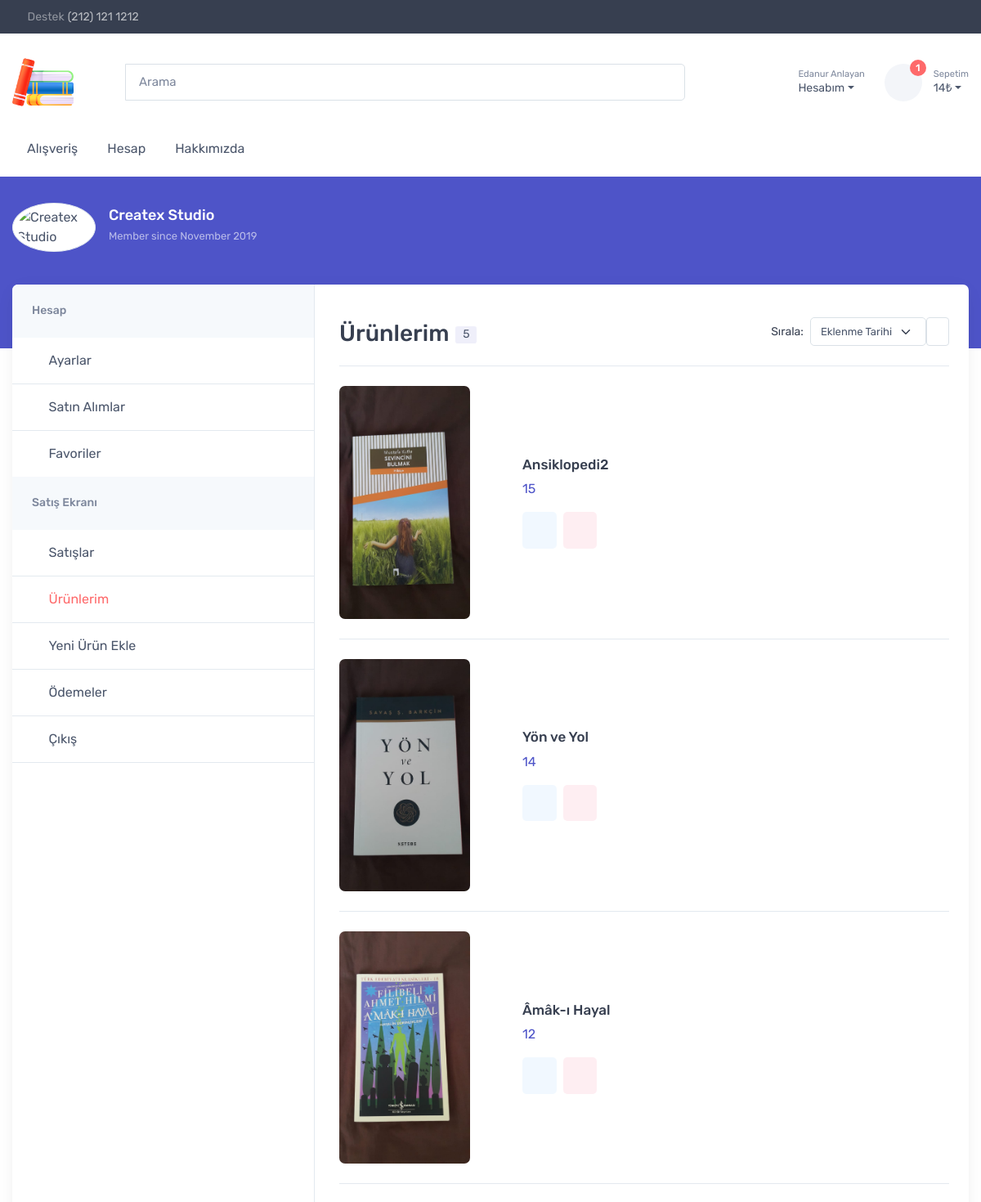
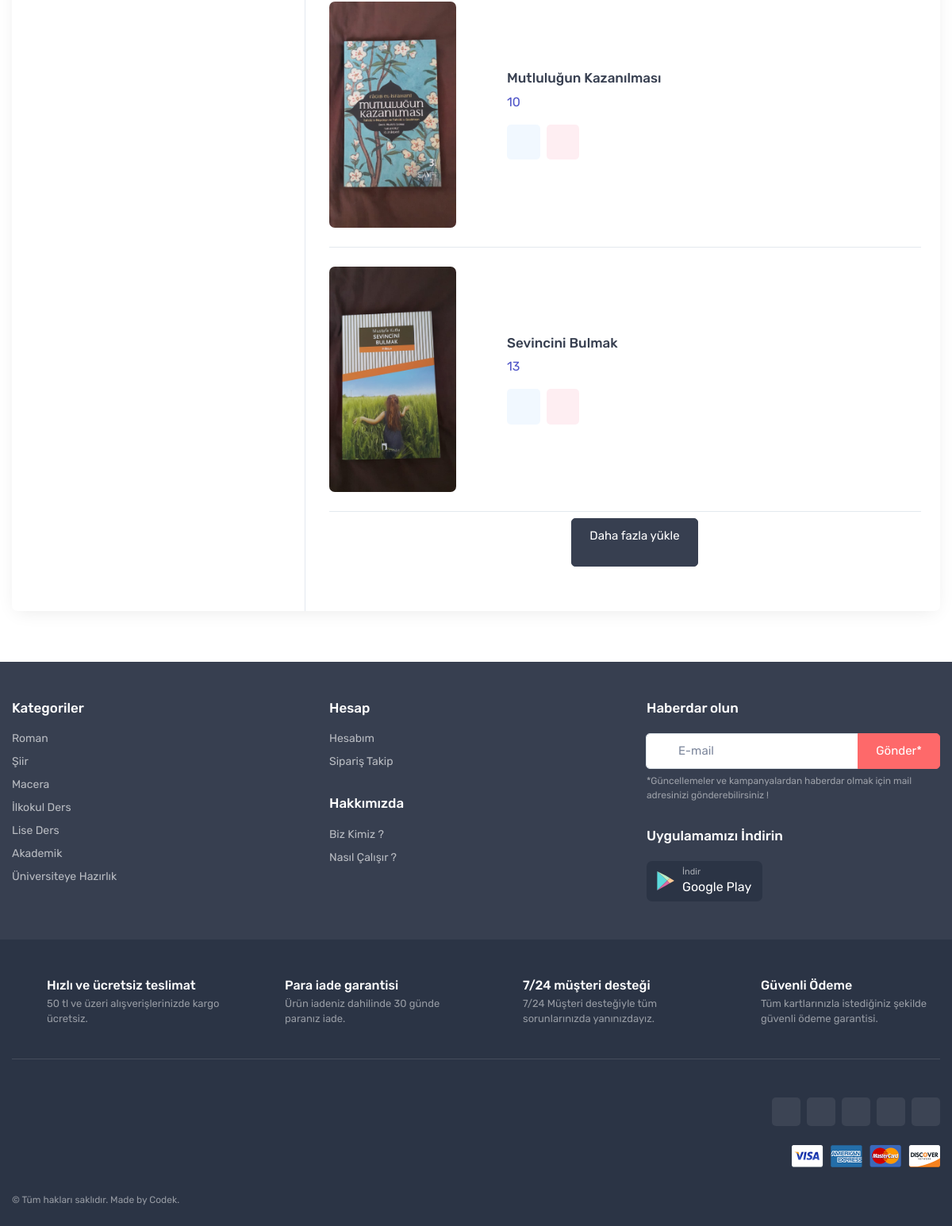
The page /view_products (signed in) on the database its author committed (2 pictures, top to bottom).
### kullanici/models.py (models this page shows, shortened)
class User(AbstractUser):
    first_name = models.CharField(_('first name'), max_length=150, blank=True,validators=[name_validator])
    last_name = models.CharField(_('last name'), max_length=150, blank=True,validators=[name_validator])
    email = models.EmailField(_('email address'), blank=True,validators=[email_validator],unique=True)
    password = models.CharField(_('password'), max_length=128,validators=[pass_validator])
    adres = models.TextField(max_length=500, blank=False)
    il = models.CharField(max_length=40, blank=False,validators=[])
    ilce = models.CharField(max_length=40, blank=False,validators=[])
    phone = models.CharField( max_length=12,validators=[phone_validator],unique=True)

### products/models.py (models this page shows, shortened)
class Product(models.Model):
    user = models.ForeignKey(settings.AUTH_USER_MODEL,on_delete=models.CASCADE)
    categories = models.ManyToManyField(Category)
    product_name = models.CharField(max_length=100,validators=[product_name_validator])
    keywords = models.CharField(max_length=100,validators=[keywords_validator])
    description = models.CharField(max_length=100,validators=[description_validator])
    detail = models.TextField()
    slug = models.CharField(max_length=150,editable=False)
    created_time = models.DateTimeField(auto_now_add=True)
    updated_time = models.DateTimeField(auto_now=True)
    price = models.IntegerField(validators=[integer_validator])
    amount = models.IntegerField(validators=[integer_validator])
    author = models.CharField(max_length=100,validators=[product_name_validator])
    def first_image(self):
        images = ProductImages.objects.filter(product_id = self.id)
        return images[0].image.url
    class Meta:
        ordering = ["-updated_time"]

class ProductImages(models.Model):
    product = models.ForeignKey(Product,on_delete=models.CASCADE)
    image = models.ImageField(upload_to=get_upload_path)

### products/views.py (the view, shortened to what this page needs)
# urls.py: path('view_products',views.view_products,name='view_products'),
@login_required(login_url='home')
def view_products(request):
    products_in_basket,products_count,total_price = basket_product_list(request)
    products = Product.objects.filter(user_id=request.user.id)
    context = {
        'total_price' : total_price,
        'products_in_basket' : products_in_basket,
        'products_count' : products_count,
        'products': products,
    }
    return render(request,'products/my_products.html',context)

### basket/views.py (called while the page is built)
def basket_product_list (request):
    products = None
    products_count = 0
    products_in_basket = []
    total_price = 0
    if request.user.is_authenticated:
        products = Basket.objects.filter(user=request.user)
        products_count = products.count()
        for i in products:
            products_in_basket.append(i.product)
            total_price += i.product.price
    return products_in_basket, products_count, total_price

### templates/products/my_products.html (shortened to what this page needs)
{% extends 'base/base.html' %}
{% load static %}
{% block body %}
  <body class="handheld-toolbar-enabled">
    <div class="page-title-overlap bg-accent pt-4">
      <div class="container d-flex flex-wrap flex-sm-nowrap justify-content-center justify-content-sm-between align-items-center pt-2">
        <div class="d-flex align-items-center pb-3">
          <div class="img-thumbnail rounded-circle position-relative flex-shrink-0" style="width: 6.375rem;"><img class="rounded-circle" src="{% static 'img/marketplace/account/avatar.png' %}" alt="Createx Studio"></div>
          <div class="ps-3">
            <h3 class="text-light fs-lg mb-0">Createx Studio</h3><span class="d-block text-light fs-ms opacity-60 py-1">Member since November 2019</span>
          </div>
        </div>
      </div>
    </div>
    <div class="container mb-5 pb-3">
      <div class="bg-light shadow-lg rounded-3 overflow-hidden">
        <div class="row">
          {% include 'products/side_bar.html' %}
          <section class="col-lg-8 pt-lg-4 pb-4 mb-3">
            <div class="pt-2 px-4 ps-lg-0 pe-xl-5">
              <div class="d-sm-flex flex-wrap justify-content-between align-items-center border-bottom">
                <h2 class="h3 py-2 me-2 text-center text-sm-start">Ürünlerim<span class="badge bg-faded-accent fs-sm text-body align-middle ms-2">{{ products.count }}</span></h2>
                <div class="py-2">
                  <div class="d-flex flex-nowrap align-items-center pb-3">
                    <label class="form-label fw-normal text-nowrap mb-0 me-2" for="sorting">Sırala:</label>
                    <form id="ordering"action="{% url 'view_products' %}" method="POST">
                    <select class="form-select form-select-sm me-2" name="ordering">
                      <option selected>Eklenme Tarihi</option>
                    </select>
                  </form>
                  <button form="ordering" class="btn btn-outline-secondary btn-sm px-2" type="submit"><i class="ci-arrow-down"></i></button>
                  </div>
                </div>
              </div>
              {% include 'products/ajax_product.html' %}
            </div>
            <p class="text-center mt-2">
              <button id="loadMore" class="btn btn-dark">Daha fazla yükle</a>
            </p>
          </section>
        </div>
      </div>
    </div>
  </body>
  {% endblock %}

### templates/base/navbar_profil.html (shortened to what this page needs)
{% load static %}
<div class="dropdown">
                    <a class="navbar-tool ms-1 ms-lg-0 me-n1 me-lg-2 " href="{% url 'login' %}" data-bs-toggle="dropdown">
                <div class="navbar-tool-icon-box"><i class="navbar-tool-icon ci-user"></i></div>
                 <div class="navbar-tool-text ms-n3"><small>{% if user.is_authenticated %} {{user.first_name}} {{user.last_name}} {% else %} Giriş Yapın {% endif %} </small>Hesabım</div></a>
                </div>

### templates/products/ajax_product.html
{% for product in products %}
            <div class="product-box">
              <div class="d-block d-sm-flex align-items-center py-4 border-bottom"><a href="{% url 'detail_product' product.id %}" class="d-block mb-3 mb-sm-0 me-sm-4 ms-sm-0 mx-auto" href="{% url 'detail_product' product.id %}" style="width: 12.5rem;"><img style="width:10rem;" class="rounded-3" src="{{ product.first_image }}" alt="{{ product.title }}"></a>
                <div class="text-center text-sm-start">
                  <h3 class="h6 product-title mb-2"><a href="{% url 'detail_product' product.id %}">{{ product.product_name }}</a></h3>
                  <div class="d-inline-block text-accent">{{ product.price }}</div>
                  <div class="d-flex justify-content-center justify-content-sm-start pt-3">
                    <a href="{% url 'edit_product' product.id %}" class="btn bg-faded-info btn-icon me-2" type="button" data-bs-toggle="tooltip" title="Edit"><i class="ci-edit text-info"></i></a>
                    <a href="{% url 'delete_product' product.id %}" class="btn bg-faded-danger btn-icon" type="button" data-bs-toggle="tooltip" title="Delete"><i class="ci-trash text-danger"></i></a>
                  </div>
                </div>
              </div>
            </div>
{% endfor %}

### rows shown on the page
User: first_name "Edanur", last_name "Anlayan"
Product: first_image (picture), product_name "Ansiklopedi2", price "15"
Product: first_image (picture), product_name "Yön ve Yol", price "14"
Product: first_image (picture), product_name "Âmâk-ı Hayal", price "12"
Product: first_image (picture), product_name "Mutluluğun Kazanılması", price "10"
Product: first_image (picture), product_name "Sevincini Bulmak", price "13"

### other values the page prints
{{ products_count }} "1"
{{ total_price }} "14"
{{ products.count }} "5"
